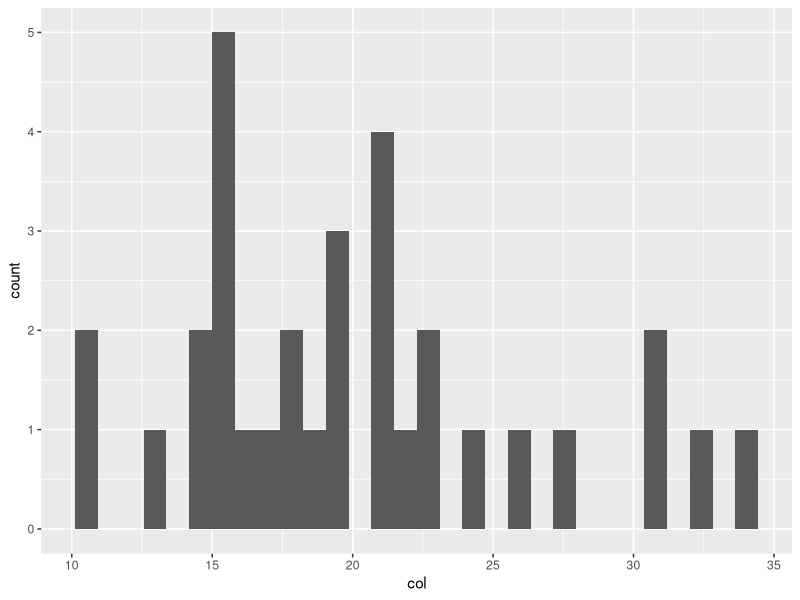
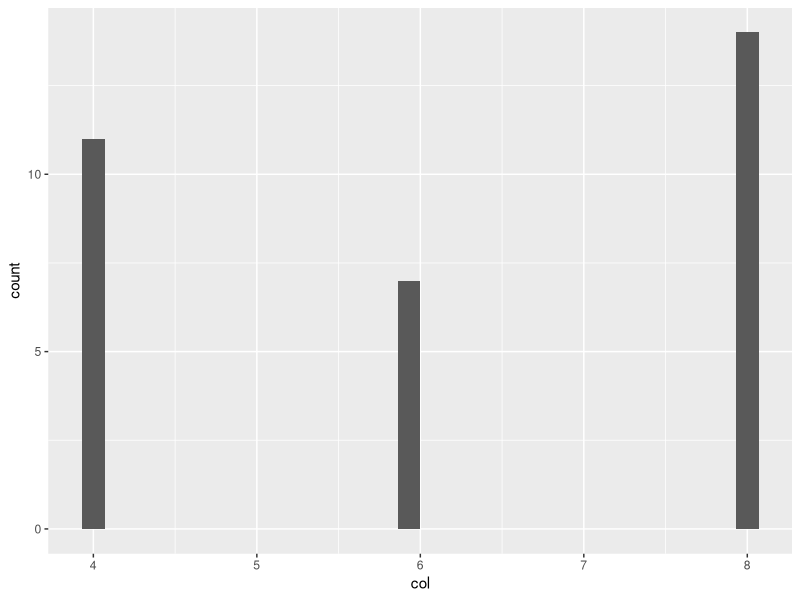
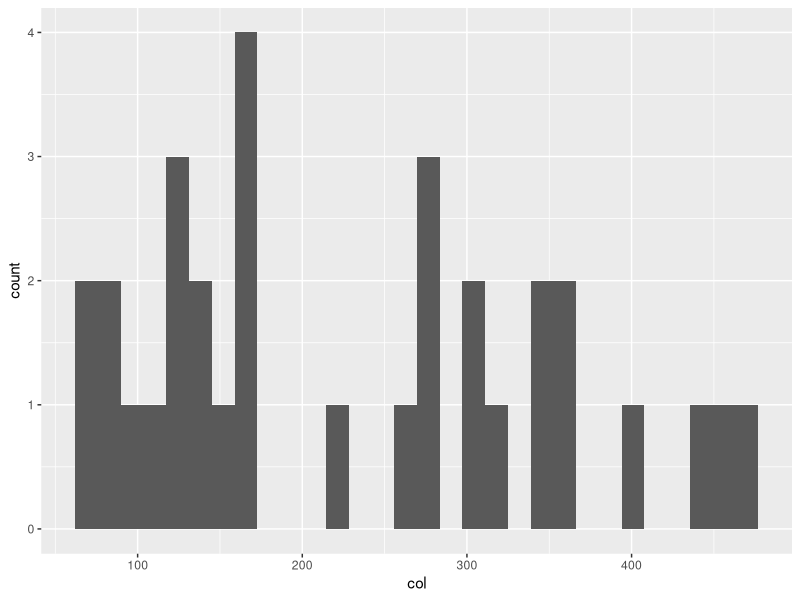
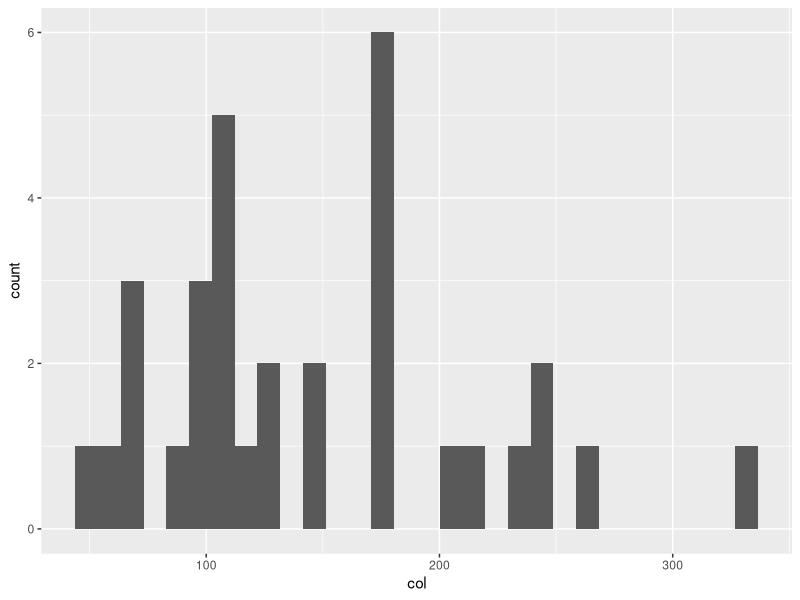
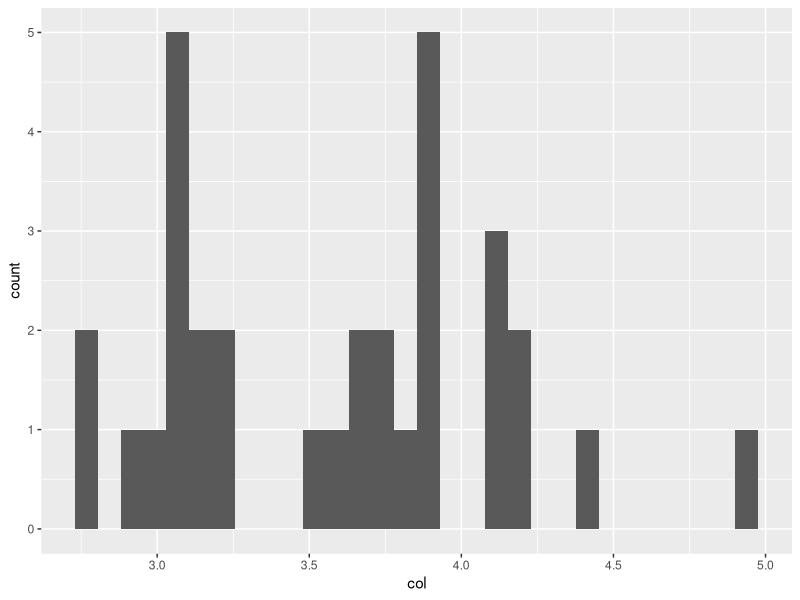
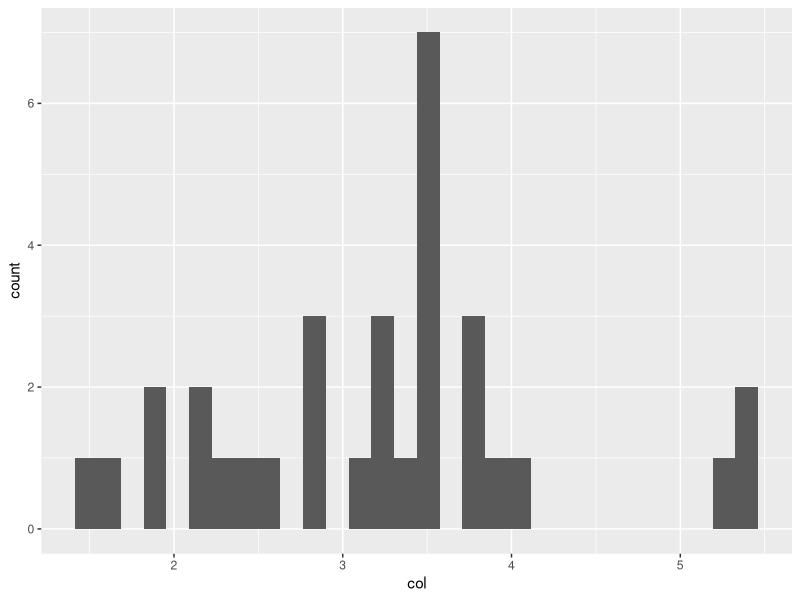
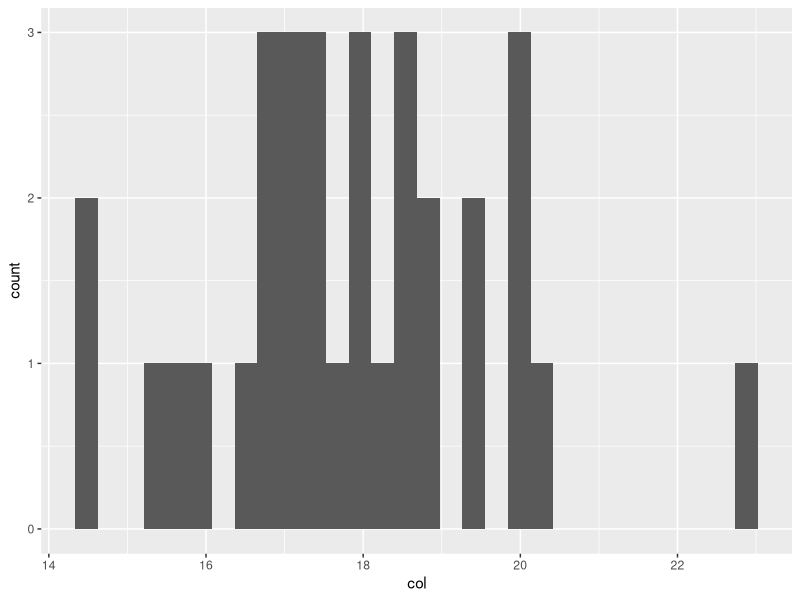
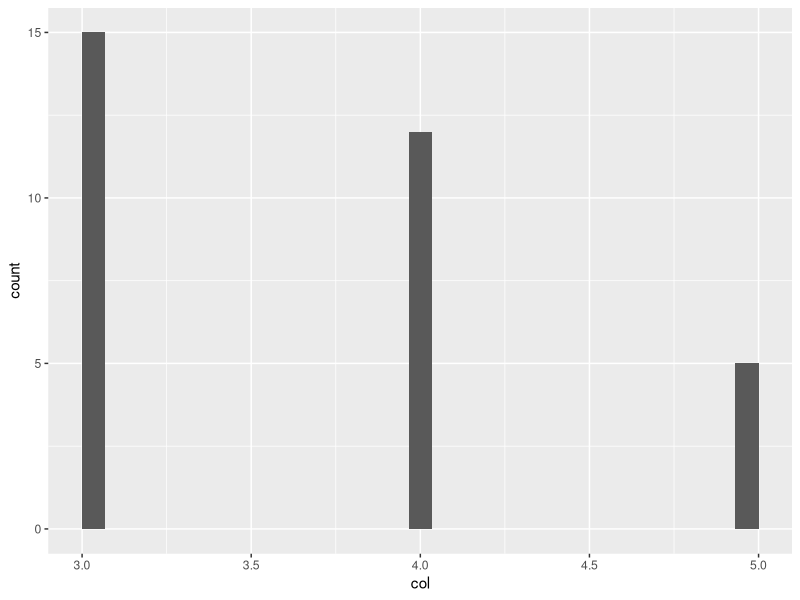

Here is the R script that generated these plots, in order:
## ---- chunk 1
library(tidyverse)


## ---- chunk 2
  knitr::opts_chunk$set(
  fig.pos = 'H',
  fig.asp = 0.618,
  fig.align='center',
  fig.width = 5,
  out.width = "100%",
  fig.cap = "", 
  dpi = 300,
  # tidy = TRUE,
  echo = TRUE,
  message = FALSE,
  warning = FALSE,
  cache = FALSE,
  fig.show = "hold")
## ---- chunk 3
has_two_levels <- function(vec){
  
  # input: vector of any type
  # value: number of unique values (double)
  
  tmp <- length(unique(vec))
  tmp == 2
}
## ---- chunk 4
mtcars_hist <- function(col){
  mtcars %>% 
    ggplot(aes(x = col)) +
    geom_histogram()
}
## ---- chunk 5
mtcars %>% 
  select(where(is.numeric)) %>% 
  select(where(negate(has_two_levels))) %>%   # `!` zum Negieren geht leider nicht
  map(mtcars_hist)
